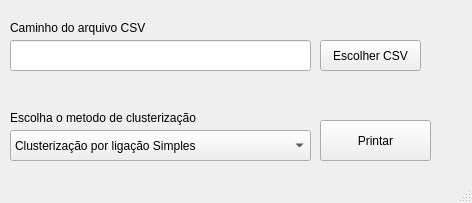
<?xml version="1.0" encoding="UTF-8"?>
<ui version="4.0">
 <class>MainWindow</class>
 <widget class="QMainWindow" name="MainWindow">
  <property name="geometry">
   <rect>
    <x>0</x>
    <y>0</y>
    <width>472</width>
    <height>203</height>
   </rect>
  </property>
  <property name="windowTitle">
   <string>MainWindow</string>
  </property>
  <widget class="QWidget" name="centralwidget">
   <widget class="QPushButton" name="escolherbtn">
    <property name="geometry">
     <rect>
      <x>320</x>
      <y>40</y>
      <width>101</width>
      <height>31</height>
     </rect>
    </property>
    <property name="text">
     <string>Escolher CSV</string>
    </property>
   </widget>
   <widget class="QLineEdit" name="caminhotxt">
    <property name="enabled">
     <bool>true</bool>
    </property>
    <property name="geometry">
     <rect>
      <x>10</x>
      <y>40</y>
      <width>301</width>
      <height>31</height>
     </rect>
    </property>
    <property name="dragEnabled">
     <bool>true</bool>
    </property>
    <property name="readOnly">
     <bool>true</bool>
    </property>
   </widget>
   <widget class="QLabel" name="label">
    <property name="geometry">
     <rect>
      <x>10</x>
      <y>20</y>
      <width>191</width>
      <height>16</height>
     </rect>
    </property>
    <property name="text">
     <string>Caminho do arquivo CSV</string>
    </property>
   </widget>
   <widget class="QComboBox" name="metodocbx">
    <property name="enabled">
     <bool>true</bool>
    </property>
    <property name="geometry">
     <rect>
      <x>10</x>
      <y>130</y>
      <width>301</width>
      <height>31</height>
     </rect>
    </property>
    <property name="frame">
     <bool>true</bool>
    </property>
    <item>
     <property name="text">
      <string>Clusterização por ligação Simples</string>
     </property>
    </item>
    <item>
     <property name="text">
      <string>Clusterização por ligação completa</string>
     </property>
    </item>
   </widget>
   <widget class="QLabel" name="label_2">
    <property name="geometry">
     <rect>
      <x>10</x>
      <y>110</y>
      <width>261</width>
      <height>16</height>
     </rect>
    </property>
    <property name="text">
     <string>Escolha o metodo de clusterização</string>
    </property>
   </widget>
   <widget class="QPushButton" name="printarbtn">
    <property name="geometry">
     <rect>
      <x>320</x>
      <y>120</y>
      <width>111</width>
      <height>41</height>
     </rect>
    </property>
    <property name="text">
     <string>Printar</string>
    </property>
   </widget>
  </widget>
  <widget class="QStatusBar" name="statusbar"/>
 </widget>
 <resources/>
 <connections/>
</ui>
